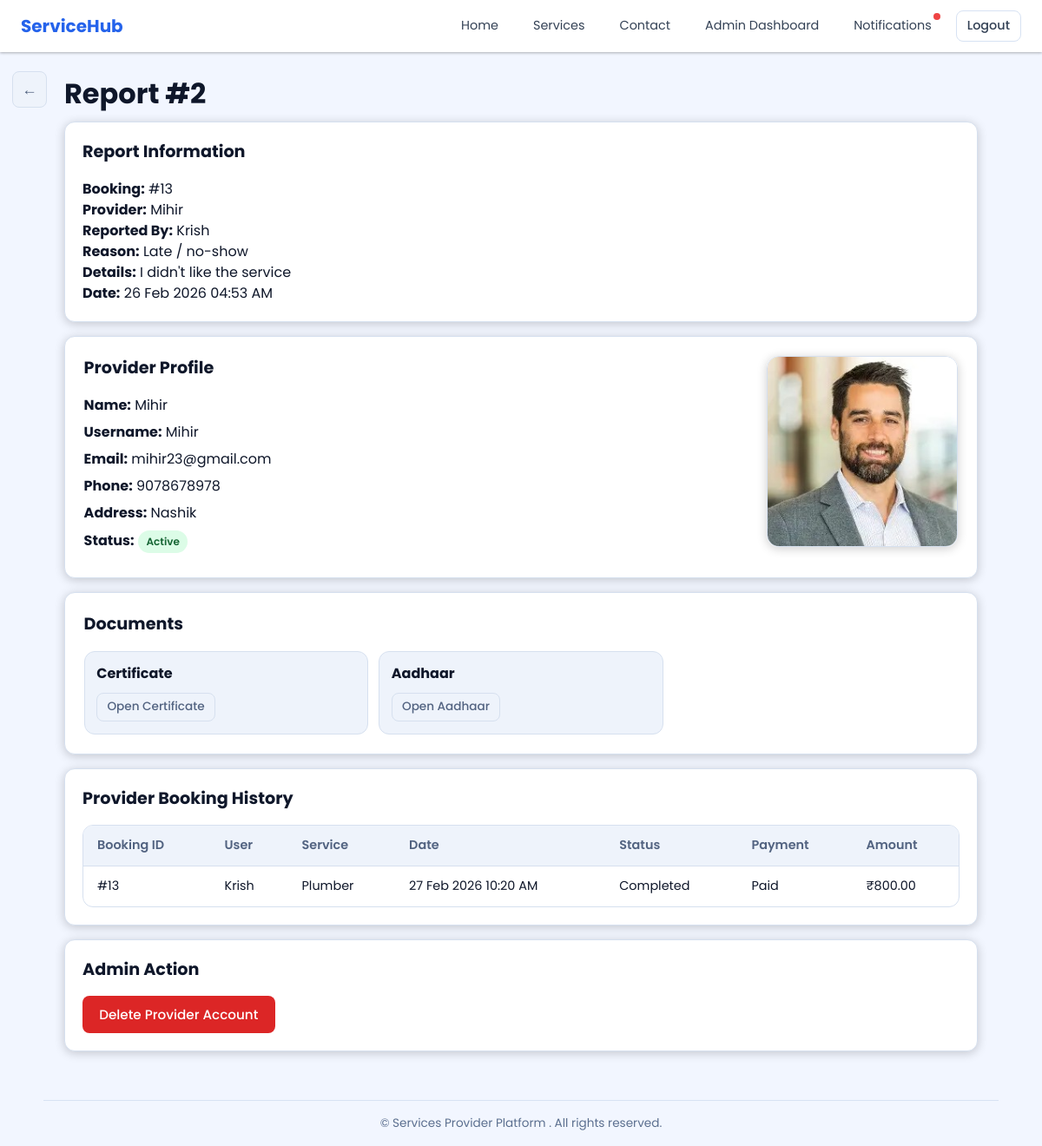
/accounts/admin_dashboard/report/2/ (signed in), run on an earlier commit of the app's database.
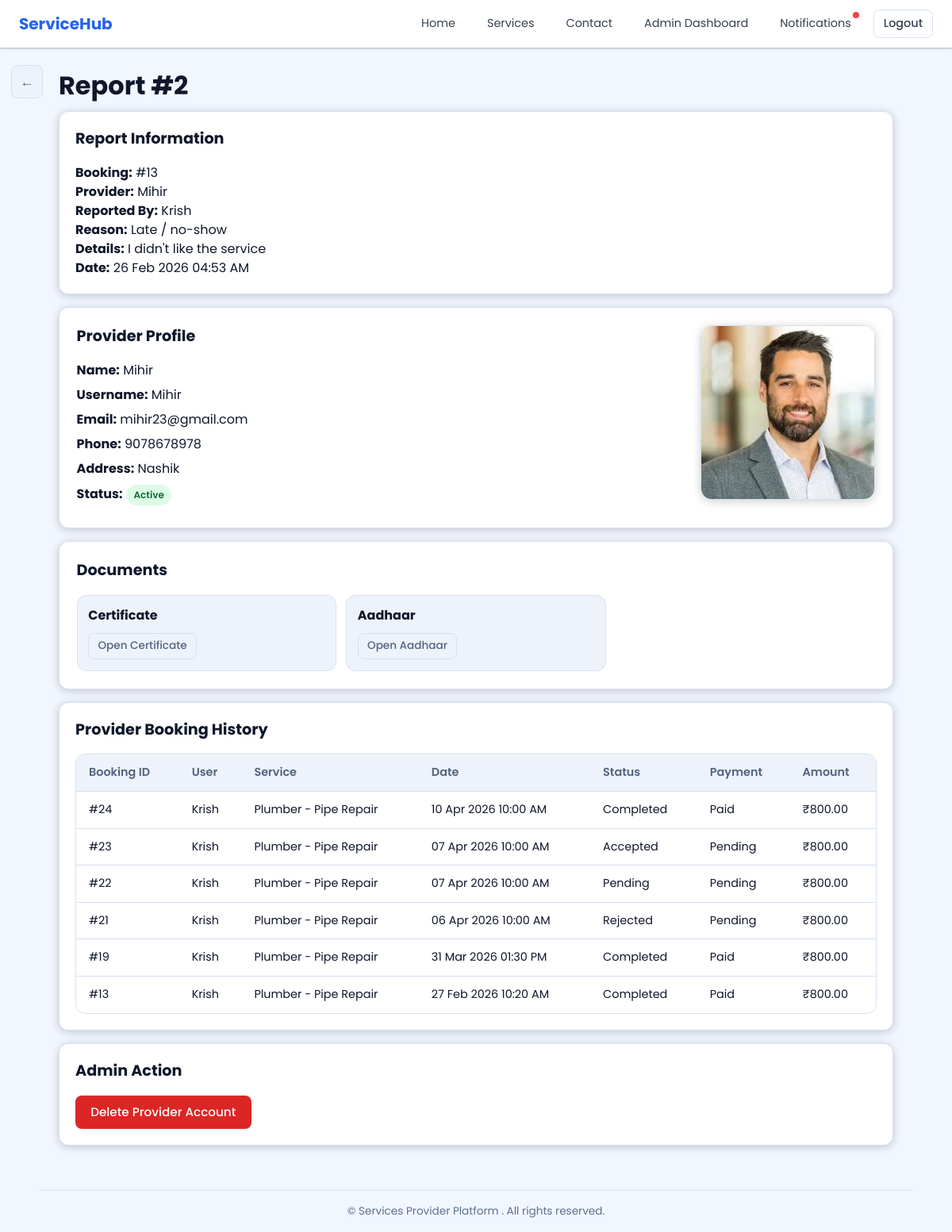
And on a later commit of the database.
### booking/models.py (models this page shows, shortened)
class BookingReport(models.Model):
    booking = models.ForeignKey('booking.Booking', on_delete=models.CASCADE, related_name='reports')
    user = models.ForeignKey(
        settings.AUTH_USER_MODEL,
        on_delete=models.CASCADE,
        related_name='submitted_booking_reports',
    )
    provider = models.ForeignKey(
        settings.AUTH_USER_MODEL,
        on_delete=models.CASCADE,
        related_name='provider_booking_reports',
    )
    reason = models.CharField(max_length=120)
    details = models.TextField(blank=True)
    is_reviewed = models.BooleanField(default=False)
    created_at = models.DateTimeField(auto_now_add=True)
    class Meta:
        constraints = [
            models.UniqueConstraint(fields=['booking', 'user'], name='unique_report_per_booking_user'),
        ]
        ordering = ['-created_at']

class Booking(models.Model):
    STATUS_CHOICES = (
        ('pending', 'Pending'),
        ('accepted', 'Accepted'),
        ('in_progress', 'In Progress'),
        ('completed', 'Completed'),
        ('rejected', 'Rejected'),
    )
    PAYMENT_MODE_CHOICES = (
        ('cash', 'Cash'),
        ('online', 'Online'),
    )
    PAYMENT_STATUS_CHOICES = (
        ('pending', 'Pending'),
        ('paid', 'Paid'),
    )
    user = models.ForeignKey(
        settings.AUTH_USER_MODEL,
        related_name='user_bookings',
        on_delete=models.CASCADE
    )
    service = models.ForeignKey(
        'services.Service',
        on_delete=models.CASCADE,
        related_name='bookings',
    )
    provider = models.ForeignKey(
        settings.AUTH_USER_MODEL,
        related_name='provider_bookings',
        on_delete=models.CASCADE
    )
    service_name = models.CharField(max_length=200)
    date = models.DateTimeField()
    amount = models.DecimalField(max_digits=10, decimal_places=2)
    service_address = models.CharField(max_length=255, blank=True)
    use_live_location = models.BooleanField(default=False)
    latitude = models.DecimalField(max_digits=10, decimal_places=7, blank=True, null=True)
    longitude = models.DecimalField(max_digits=10, decimal_places=7, blank=True, null=True)
    provider_latitude = models.DecimalField(max_digits=10, decimal_places=7, blank=True, null=True)
    provider_longitude = models.DecimalField(max_digits=10, decimal_places=7, blank=True, null=True)
    status = models.CharField(
        max_length=20,
        choices=STATUS_CHOICES,
        default='pending'
    )
    otp = models.CharField(
        max_length=4,
        blank=True,
        null=True
    )
    provider_marked_done = models.BooleanField(default=False)
    payment_mode = models.CharField(max_length=20, choices=PAYMENT_MODE_CHOICES, blank=True, null=True)
    payment_status = models.CharField(max_length=20, choices=PAYMENT_STATUS_CHOICES, default='pending')
    feedback_rating = models.PositiveSmallIntegerField(blank=True, null=True)
    feedback_text = models.TextField(blank=True)
    created_at = models.DateTimeField(auto_now_add=True)

### accounts/models.py (models this page shows, shortened)
class CustomUser(AbstractUser):
    ROLE_CHOICES = (
        ('user', 'User'),
        ('provider', 'Provider'),
    )
    PROVIDER_STATUS_CHOICES = (
        ('pending', 'Pending'),
        ('approved', 'Approved'),
        ('rejected', 'Rejected'),
    )
    role = models.CharField(max_length=20, choices=ROLE_CHOICES)
    provider_status = models.CharField(max_length=20, choices=PROVIDER_STATUS_CHOICES, default='approved')
    mobile_no = models.CharField(max_length=15, blank=True)
    address = models.TextField(blank=True)

class ProviderProfile(models.Model):
    user = models.OneToOneField(
        settings.AUTH_USER_MODEL,
        on_delete=models.CASCADE
    )
    phone = models.CharField(max_length=15)
    address = models.TextField(blank=True)
    experience = models.IntegerField(default=0)
    bio = models.TextField(blank=True)
    profile_image = models.ImageField(upload_to='providers/images/', blank=True)
    certificate = models.FileField(upload_to='providers/certificates/', blank=True, null=True)
    aadhaar_card = models.FileField(upload_to='providers/aadhaar/', blank=True, null=True)

### services/models.py (models this page shows, shortened)
class Service(models.Model):
    provider = models.ForeignKey(
        settings.AUTH_USER_MODEL,
        on_delete=models.CASCADE,
        related_name="services"
    )
    name = models.CharField(max_length=200)
    subcategory = models.CharField(max_length=200, blank=True)
    description = models.TextField()
    price = models.DecimalField(max_digits=10, decimal_places=2)
    available_time = models.CharField(max_length=120, blank=True)
    available_days = models.CharField(max_length=64, blank=True)
    image = models.ImageField(upload_to='services/images/', blank=True, null=True)
    created_at = models.DateTimeField(auto_now_add=True)

### accounts/views.py (the view)
# urls.py: path('admin_dashboard/report/<int:report_id>/', views.admin_report_detail, name='admin_report_detail'),
@login_required
@never_cache
def admin_report_detail(request, report_id):
    if not request.user.is_superuser:
        return _redirect_dashboard_for_role(request.user)
    report = get_object_or_404(
        BookingReport.objects.select_related('booking', 'user', 'provider'),
        id=report_id,
    )
    report.is_reviewed = True
    report.save(update_fields=['is_reviewed'])
    provider = report.provider
    profile = ProviderProfile.objects.filter(user=provider).first()
    provider_bookings = (
        Booking.objects.filter(provider=provider)
        .select_related('user', 'service')
        .order_by('-created_at')[:50]
    )
    return render(request, 'accounts/admin-report-detail.html', {
        'report': report,
        'provider': provider,
        'profile': profile,
        'provider_bookings': provider_bookings,
    })

### notifications/context_processors.py (called while the page is built)
def notification_badge(request):
    if not request.user.is_authenticated:
        return {'has_unread_notifications': False}
    has_unread = (
        Notification.objects.filter(user=request.user, is_read=False).exists()
        or Notification.objects.filter(provider=request.user, is_read=False).exists()
    )
    return {'has_unread_notifications': has_unread}

### accounts/templates/accounts/admin-report-detail.html (shortened to what this page needs)
{% load static %}
<!DOCTYPE html>
<html lang="en">
<head>
  <link rel="stylesheet" href="{% static 'css/styles.css' %}?v=20260225-2">
</head>
<body class="dashboard-page admin-provider-page">
  {% include 'partials/header.html' %}
  <main class="container">
    <div class="page-heading">
      <a href="{% url 'admin_dashboard' %}" class="btn btn-secondary back-btn" aria-label="Back to Admin Dashboard" title="Back to Admin Dashboard">&larr;</a>
      <h1>Report #{{ report.id }}</h1>
    </div>
    <div class="card mb-1">
      <div class="card-body">
        <h2 class="dashboard-section-title">Report Information</h2>
        <p><strong>Booking:</strong> #{{ report.booking.id }}</p>
        <p><strong>Provider:</strong> {{ provider.first_name|default:provider.username }}</p>
        <p><strong>Reported By:</strong> {{ report.user.first_name|default:report.user.username }}</p>
        <p><strong>Reason:</strong> {{ report.reason }}</p>
        <p><strong>Details:</strong> {{ report.details|default:'-' }}</p>
        <p><strong>Date:</strong> {{ report.created_at|date:"d M Y h:i A" }}</p>
      </div>
    </div>
    <div class="card mb-1 admin-provider-hero">
      <div class="card-body">
        <div class="admin-provider-hero-grid">
          <div>
            <h2 class="dashboard-section-title">Provider Profile</h2>
            <div class="admin-provider-info-list">
              <p><strong>Name:</strong> {{ provider.first_name|default:provider.username }}</p>
              <p><strong>Username:</strong> {{ provider.username }}</p>
              <p><strong>Email:</strong> {{ provider.email|default:'-' }}</p>
              <p><strong>Phone:</strong> {{ provider.mobile_no|default:profile.phone|default:'-' }}</p>
              <p><strong>Address:</strong> {{ provider.address|default:profile.address|default:'-' }}</p>
              <p>
                <strong>Status:</strong>
                {% if provider.is_active %}
                  <span class="badge badge-live">Active</span>
                {% else %}
                  <span class="badge badge-inactive">Removed</span>
                {% endif %}
              </p>
            </div>
          </div>
          <div class="admin-provider-photo-wrap">
            {% if profile and profile.profile_image %}
              <img src="{{ profile.profile_image.url }}" alt="Provider image" class="admin-provider-photo">
            {% else %}
              <div class="admin-provider-photo admin-provider-photo-fallback">
                {{ provider.first_name|default:provider.username|slice:":1"|upper }}
              </div>
            {% endif %}
          </div>
        </div>
      </div>
    </div>
    <div class="card mb-1 admin-provider-doc-card">
      <div class="card-body">
        <h2 class="dashboard-section-title">Documents</h2>
        <div class="admin-doc-grid">
          <div class="admin-doc-item">
            <h3>Certificate</h3>
            {% if profile and profile.certificate %}
              <a href="{{ profile.certificate.url }}" target="_blank" rel="noopener" class="btn btn-secondary btn-sm">Open Certificate</a>
            {% else %}
              <p class="text-muted">Not uploaded</p>
            {% endif %}
          </div>
          <div class="admin-doc-item">
            <h3>Aadhaar</h3>
            {% if profile and profile.aadhaar_card %}
              <a href="{{ profile.aadhaar_card.url }}" target="_blank" rel="noopener" class="btn btn-secondary btn-sm">Open Aadhaar</a>
            {% else %}
              <p class="text-muted">Not uploaded</p>
            {% endif %}
          </div>
        </div>
      </div>
    </div>
    <div class="card mb-1">
      <div class="card-body">
        <h2 class="dashboard-section-title">Provider Booking History</h2>
        <div class="table-wrap">
          <table>
            <thead>
              <tr>
                <th>Booking ID</th>
                <th>User</th>
                <th>Service</th>
                <th>Date</th>
                <th>Status</th>
                <th>Payment</th>
                <th>Amount</th>
              </tr>
            </thead>
            <tbody>
              {% for item in provider_bookings %}
                <tr>
                  <td>#{{ item.id }}</td>
                  <td>{{ item.user.first_name|default:item.user.username }}</td>
                  <td>{{ item.service_name }}{% if item.service and item.service.subcategory %} - {{ item.service.subcategory }}{% endif %}</td>
                  <td>{{ item.date|date:"d M Y h:i A" }}</td>
                  <td>{{ item.status|title }}</td>
                  <td>{{ item.payment_status|title }}</td>
                  <td>&#8377;{{ item.amount }}</td>
                </tr>
              {% empty %}
                <tr>
                  <td colspan="7" class="text-muted">No booking history found.</td>
                </tr>
              {% endfor %}
            </tbody>
          </table>
        </div>
      </div>
    </div>
    <div class="card">
      <div class="card-body">
        <h2 class="dashboard-section-title">Admin Action</h2>
        {% if provider.is_active %}
          <form method="post" action="{% url 'admin_remove_provider' provider.id %}" onsubmit="return confirm('Delete this provider account? This provider will not be able to login.');">
            <button type="submit" class="btn btn-danger">Delete Provider Account</button>
          </form>
        {% else %}
          <p class="text-muted">Provider account already removed.</p>
        {% endif %}
      </div>
    </div>
  </main>
  {% include 'partials/footer.html' %}
</body>
</html>

### booking/core/templates/partials/header.html
{% load static %}
<header class="nav-bar">
  <a href="{% url 'home' %}" class="logo">ServiceHub</a>
  <div class="nav-links" id="nav-links">
    <a href="{% url 'home' %}">Home</a>
    <a href="{% url 'service' %}">Services</a>
    <a href="{% url 'home' %}#contact-us">Contact</a>
    {% if request.user.is_authenticated %}
      {% if request.user.role == 'provider' %}
        <a href="{% url 'provider_dashboard' %}">Dashboard</a>
      {% elif request.user.role == 'user' %}
        <a href="{% url 'user_dashboard' %}">Dashboard</a>
      {% elif request.user.is_superuser %}
        <a href="{% url 'admin_dashboard' %}">Admin Dashboard</a>
      {% endif %}
      <a href="{% url 'notifications_center' %}" class="nav-notification-link">
        Notifications
        {% if has_unread_notifications %}
          <span class="nav-notification-dot" aria-hidden="true"></span>
        {% endif %}
      </a>
      <a href="{% url 'logout' %}" class="btn-nav btn-outline">Logout</a>
    {% else %}
      <a href="{% url 'signin' %}" class="btn-nav btn-outline">Login</a>
      <a href="{% url 'signup' %}" class="btn-nav btn-primary">Register</a>
    {% endif %}
  </div>
</header>

### booking/core/templates/partials/footer.html
<footer class="page-footer container">
  &copy; Services Provider Platform {{ current_year }}. All rights reserved.
</footer>

What changed in the data, as far as the page shows it:
added Booking: id "24", user.first_name "Krish", service_name "Plumber", service.subcategory "Pipe Repair", date "10 Apr 2026 10:00 AM", status "Completed", payment_status "Paid", amount "800.00"
added Booking: id "23", user.first_name "Krish", service_name "Plumber", service.subcategory "Pipe Repair", date "07 Apr 2026 10:00 AM", status "Accepted", payment_status "Pending", amount "800.00"
added Booking: id "22", user.first_name "Krish", service_name "Plumber", service.subcategory "Pipe Repair", date "07 Apr 2026 10:00 AM", status "Pending", payment_status "Pending", amount "800.00"
added Booking: id "21", user.first_name "Krish", service_name "Plumber", service.subcategory "Pipe Repair", date "06 Apr 2026 10:00 AM", status "Rejected", payment_status "Pending", amount "800.00"
added Booking: id "19", user.first_name "Krish", service_name "Plumber", service.subcategory "Pipe Repair", date "31 Mar 2026 01:30 PM", status "Completed", payment_status "Paid", amount "800.00"
changed through a linked row, Booking "27 Feb 2026 10:20 AM": service.subcategory (not shown) → "Pipe Repair"
